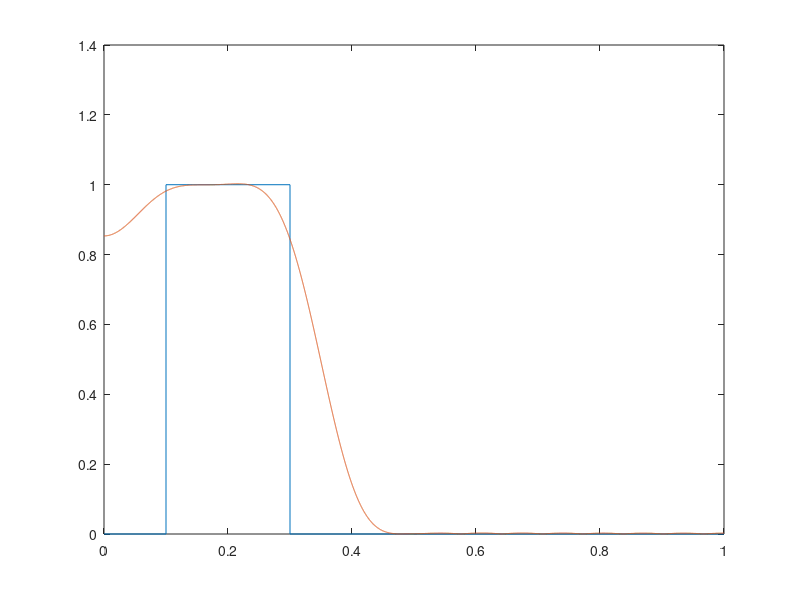

MATLAB code for this plot:
% FIR bandpass filter design for microPs project
% Ts = 0.05
% Tc1 = 0.1 Hz and Tc2 = 3.5 Hz

% Brick wall filter:
f = [0 0.1 0.1 0.3 0.3 1];
m = [0 0 1 1 0 0];

% FIR filter:
b = fir1(30,[0.01 0.35],'bandpass');
[h,w]=freqz(b,1,10000);
plot(f,m,w/pi,abs(h))